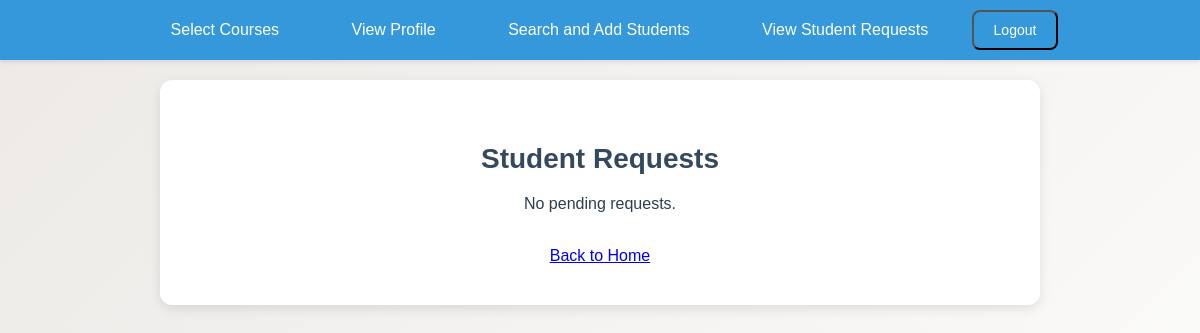
/view_student_requests.php (signed in), run on an earlier commit of the app's database.
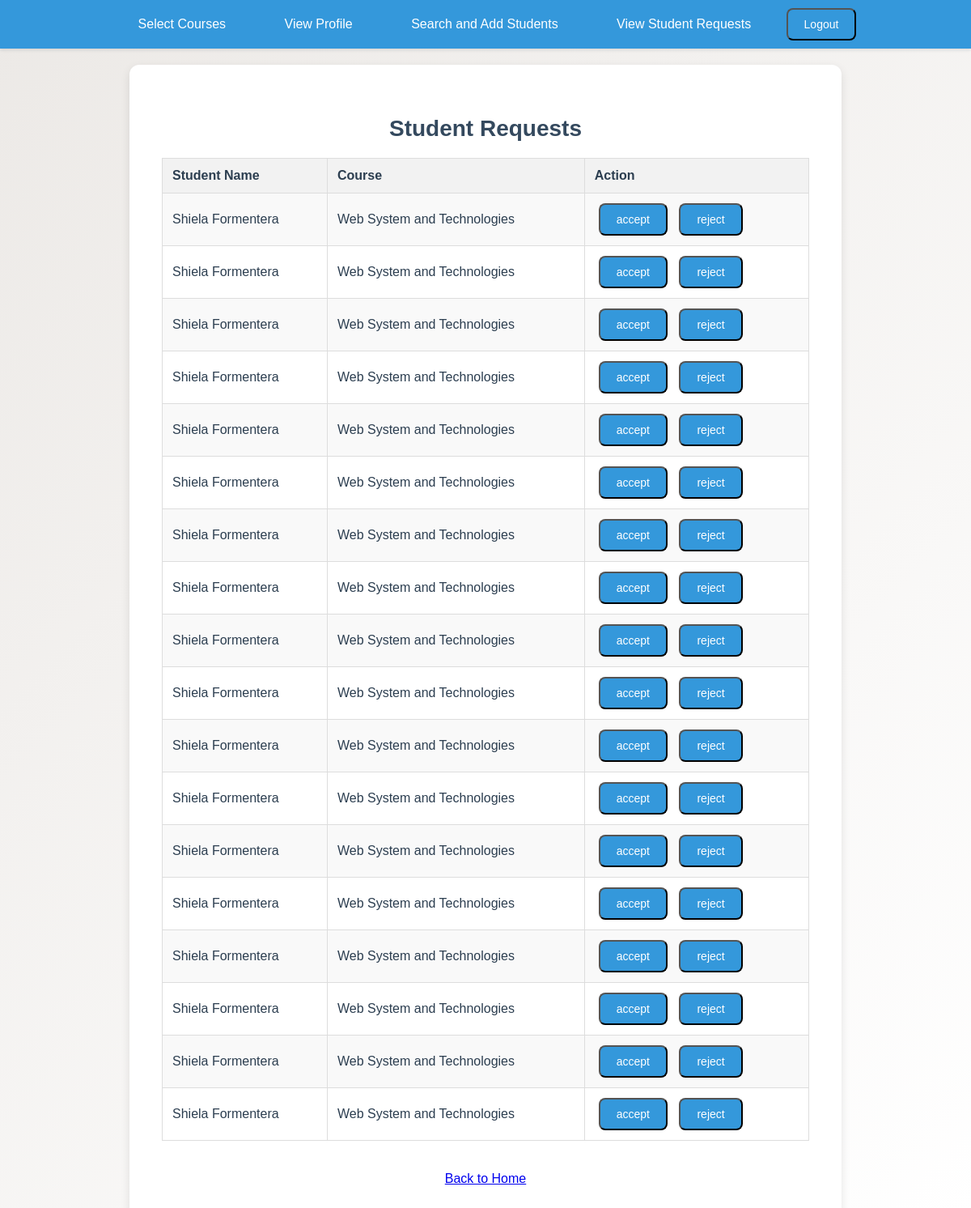
And on a later commit of the database.
### tables this page shows
CREATE TABLE `student_requests` (
  `id` int(11) NOT NULL,
  `student_id` int(11) NOT NULL,
  `teacher_id` int(11) NOT NULL,
  `course_id` int(11) NOT NULL,
  `status` enum('pending','accepted','rejected') DEFAULT 'pending'
);

CREATE TABLE `students` (
  `id` int(11) NOT NULL,
  `fullname` varchar(255) NOT NULL,
  `contact_number` varchar(15) NOT NULL,
  `gender` varchar(10) NOT NULL,
  `email` varchar(255) NOT NULL,
  `password` varchar(255) NOT NULL,
  `otp` int(11) DEFAULT NULL
);

CREATE TABLE `courses` (
  `id` int(11) NOT NULL,
  `course_name` varchar(255) NOT NULL,
  `logo` varchar(255) DEFAULT NULL
);

### view_student_requests.php (the view, shortened to what this page needs)
<?php
$teacher_id = $_SESSION['user_id'];
$conn = new mysqli('localhost', 'root', '', 'user_registration');
$sql = "SELECT sr.id, s.fullname, c.course_name, sr.status
        FROM student_requests sr
        JOIN students s ON sr.student_id = s.id
        JOIN courses c ON sr.course_id = c.id
        WHERE sr.teacher_id = ? AND sr.status = 'pending'";
$stmt = $conn->prepare($sql);
$stmt->bind_param("i", $teacher_id);
$stmt->execute();
$requests_result = $stmt->get_result();
?>
<!DOCTYPE html>
<html lang="en">
<head>
</head>
<body>
    <div class="header">
        <a href="select_courses.php">Select Courses</a>
        <a href="teacher_profile.php">View Profile</a>
        <a href="search_students.php">Search and Add Students</a>
        <a href="view_student_requests.php">View Student Requests</a>
        <form action="logout.php" method="post" style="display: inline;">
            <input type="submit" value="Logout" class="logout-button">
        </form>
    </div>
    <div class="container">
        <h2>Student Requests</h2>
        <?php if ($requests_result->num_rows > 0): ?>
            <table>
                <tr>
                    <th>Student Name</th>
                    <th>Course</th>
                    <th>Action</th>
                </tr>
                <?php while ($row = $requests_result->fetch_assoc()): ?>
                    <tr>
                        <td><?php echo htmlspecialchars($row['fullname']); ?></td>
                        <td><?php echo htmlspecialchars($row['course_name']); ?></td>
                        <td>
                            <form action="view_student_requests.php" method="post">
                                <input type="submit" name="action" value="accept">
                                <input type="submit" name="action" value="reject">
                            </form>
                        </td>
                    </tr>
                <?php endwhile; ?>
            </table>
        <?php else: ?>
            <p>No pending requests.</p>
        <?php endif; ?>
        <br>
        <a href="teacher_home.php" class="button">Back to Home</a>
    </div>
</body>
</html>

### view_student_requests.php (style rules this page uses)
body { font-family: 'Arial', sans-serif; background: linear-gradient(135deg, #ece9e6, #ffffff); margin: 0; padding: 0; display: flex; flex-direction: column; align-items: center; min-height: 100vh; color: #2c3e50; }
.header { width: 100%; background-color: #3498db; padding: 10px 0; box-shadow: 0 2px 4px rgba(0, 0, 0, 0.1); text-align: center; margin-bottom: 20px; animation: slideDown 1s ease-in-out; }
.header a { color: white; text-decoration: none; padding: 12px 24px; transition: background-color 0.3s; font-size: 16px; margin: 0 10px; }
.container { background-color: #ffffff; padding: 40px; border-radius: 12px; box-shadow: 0 4px 12px rgba(0, 0, 0, 0.1); text-align: center; max-width: 800px; width: 100%; }
h2 { font-size: 28px; color: #34495e; margin-bottom: 20px; }
table { width: 100%; border-collapse: collapse; margin-bottom: 20px; }
th, td { border: 1px solid #ddd; padding: 12px; text-align: left; }
th { background-color: #f2f2f2; }
tr:nth-child(even) { background-color: #f9f9f9; }
form { display: inline-block; margin: 0; }
input[type="submit"] { display: inline-block; text-decoration: none; color: white; background-color: #3498db; padding: 10px 20px; border-radius: 8px; transition: background-color 0.3s; font-size: 14px; cursor: pointer; margin: 0 5px; }

What changed in the data, as far as the page shows it:
added student_requests: student.fullname "Shiela Formentera", course.course_name "Web System and Technologies"
added student_requests: student.fullname "Shiela Formentera", course.course_name "Web System and Technologies"
added student_requests: student.fullname "Shiela Formentera", course.course_name "Web System and Technologies"
added student_requests: student.fullname "Shiela Formentera", course.course_name "Web System and Technologies"
added student_requests: student.fullname "Shiela Formentera", course.course_name "Web System and Technologies"
added student_requests: student.fullname "Shiela Formentera", course.course_name "Web System and Technologies"
added student_requests: student.fullname "Shiela Formentera", course.course_name "Web System and Technologies"
added student_requests: student.fullname "Shiela Formentera", course.course_name "Web System and Technologies"
added student_requests: student.fullname "Shiela Formentera", course.course_name "Web System and Technologies"
added student_requests: student.fullname "Shiela Formentera", course.course_name "Web System and Technologies"
added student_requests: student.fullname "Shiela Formentera", course.course_name "Web System and Technologies"
added student_requests: student.fullname "Shiela Formentera", course.course_name "Web System and Technologies"
added student_requests: student.fullname "Shiela Formentera", course.course_name "Web System and Technologies"
added student_requests: student.fullname "Shiela Formentera", course.course_name "Web System and Technologies"
added student_requests: student.fullname "Shiela Formentera", course.course_name "Web System and Technologies"
added student_requests: student.fullname "Shiela Formentera", course.course_name "Web System and Technologies"
added student_requests: student.fullname "Shiela Formentera", course.course_name "Web System and Technologies"
added student_requests: student.fullname "Shiela Formentera", course.course_name "Web System and Technologies"
Also different on the page:
text no longer shown: "No pending requests."
text now shown: "Student Name Course Action"
